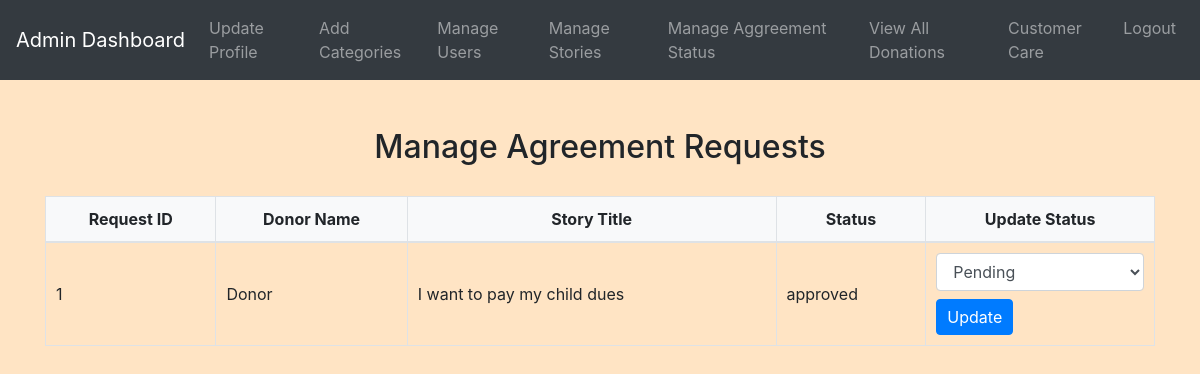
The app's page /admin/manage_agreement.php (signed in) with its own data.
### tables this page shows
CREATE TABLE `agreement_requests` (
  `request_id` int(11) NOT NULL,
  `story_id` int(11) NOT NULL,
  `donor_id` int(11) NOT NULL,
  `beneficiary_id` int(11) NOT NULL,
  `status` enum('pending','approved','rejected') NOT NULL,
  `created_at` timestamp NOT NULL DEFAULT current_timestamp()
);

CREATE TABLE `users` (
  `id` int(11) NOT NULL,
  `username` varchar(255) NOT NULL,
  `email` varchar(255) NOT NULL,
  `password` varchar(255) NOT NULL,
  `phone` varchar(20) NOT NULL,
  `usertype` enum('Beneficiary','Donor') NOT NULL,
  `status` varchar(20) NOT NULL
);

CREATE TABLE `stories` (
  `story_id` int(11) NOT NULL,
  `category_id` int(11) DEFAULT NULL,
  `beneficiary_id` int(11) DEFAULT NULL,
  `beneficiary_name` varchar(255) DEFAULT NULL,
  `title` varchar(255) NOT NULL,
  `description` text NOT NULL,
  `amount_needed` decimal(10,2) NOT NULL,
  `profile_picture` varchar(255) DEFAULT NULL,
  `status` varchar(50) NOT NULL,
  `created_at` timestamp NOT NULL DEFAULT current_timestamp()
);

### admin/manage_agreement.php (the view, shortened to what this page needs)
<?php
include('config.php');
$requests_sql = "SELECT ar.request_id, ar.donor_id, u.username AS donor_name, ar.story_id, s.title, ar.status
                FROM agreement_requests ar
                INNER JOIN users u ON ar.donor_id = u.id
                INNER JOIN stories s ON ar.story_id = s.story_id";
$requests_result = $conn->query($requests_sql);
?>
<!DOCTYPE html>
<html>
<head>
    <link rel="stylesheet" href="https://maxcdn.bootstrapcdn.com/bootstrap/4.5.2/css/bootstrap.min.css">
    <link rel="stylesheet" href="../css/style.css">
</head>
<body>
    <?php include('admin_navbar.php'); ?>
    <div class="container mt-5">
        <h2>Manage Agreement Requests</h2>
        <?php if (mysqli_num_rows($requests_result) > 0) { ?>
            <table class="table table-bordered">
                <thead>
                    <tr>
                        <th>Request ID</th>
                        <th>Donor Name</th>
                        <th>Story Title</th>
                        <th>Status</th>
                        <th>Update Status</th>
                    </tr>
                </thead>
                <tbody>
                    <?php while ($row = mysqli_fetch_assoc($requests_result)) { ?>
                        <tr>
                            <td><?php echo $row['request_id']; ?></td>
                            <td><?php echo $row['donor_name']; ?></td>
                            <td><?php echo $row['title']; ?></td>
                            <td><?php echo $row['status']; ?></td>
                            <td>
                                <form action="<?php echo $_SERVER['PHP_SELF']; ?>" method="POST">
                                    <select name="new_status" class="form-control">
                                        <option value="pending">Pending</option>
                                    </select>
                                    <input type="submit" name="update_status" value="Update" class="btn btn-primary mt-2">
                                </form>
                            </td>
                        </tr>
                    <?php } ?>
                </tbody>
            </table>
        <?php } else { ?>
            <p>No agreement requests found.</p>
        <?php } ?>
    </div>
</body>
</html>

### css/style.css (style rules this page uses)
body { background-color: bisque; }
h1, h2, h3, h4 { text-align: center; margin-top: 30px; margin-bottom: 30px; }
.table { width: 100%; border-collapse: collapse; margin-top: 20px; }
.table th, .table td { padding: 10px; border: 1px solid #dee2e6; }
.table thead th { background-color: #f8f9fa; font-weight: bold; text-align: center; }
.table tbody td { vertical-align: middle; }
.btn-primary { padding: 5px 10px; }

### records on screen
agreement_requests: request_id "1", donor.username "Donor", story.title "I want to pay my child dues", status "approved"
